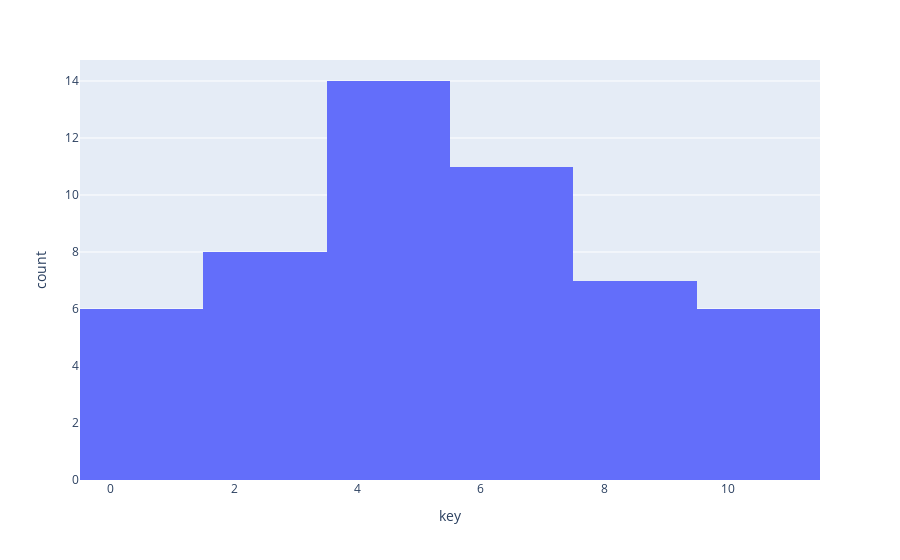

Here is the notebook cell this chart was saved with:
### Code cell
px.histogram(FeatureDF, x = "key")

### Figure 1 — Plotly figure (JSON) as saved in the notebook; plotly's stock layout.template omitted (floating-point values rounded to 4 significant figures)
{"data": [{"alignmentgroup": "True", "bingroup": "x", "hovertemplate": "key=%{x}<br>count=%{y}<extra></extra>", "legendgroup": "", "marker": {"color": "#636efa", "pattern": {"shape": ""}}, "name": "", "offsetgroup": "", "orientation": "v", "showlegend": false, "type": "histogram", "x": [6, 11, 7, 1, 7, 0, 5, 5, 0, 7, 9, 8, 4, 8, 8, 9, 2, 11, 7, 6, 7, 4, 2, 2, 2, 4, 11, 0, 4, 11, 8, 2, 8, 6, 2, 6, 2, 10, 5, 1, 4, 4, 10, 7, 5, 4, 4, 2, 6, 0, 5, 4], "xaxis": "x", "yaxis": "y"}], "layout": {"barmode": "relative", "legend": {"tracegroupgap": 0}, "margin": {"t": 60}, "xaxis": {"anchor": "y", "domain": [0, 1], "title": {"text": "key"}}, "yaxis": {"anchor": "x", "domain": [0, 1], "title": {"text": "count"}}}}
